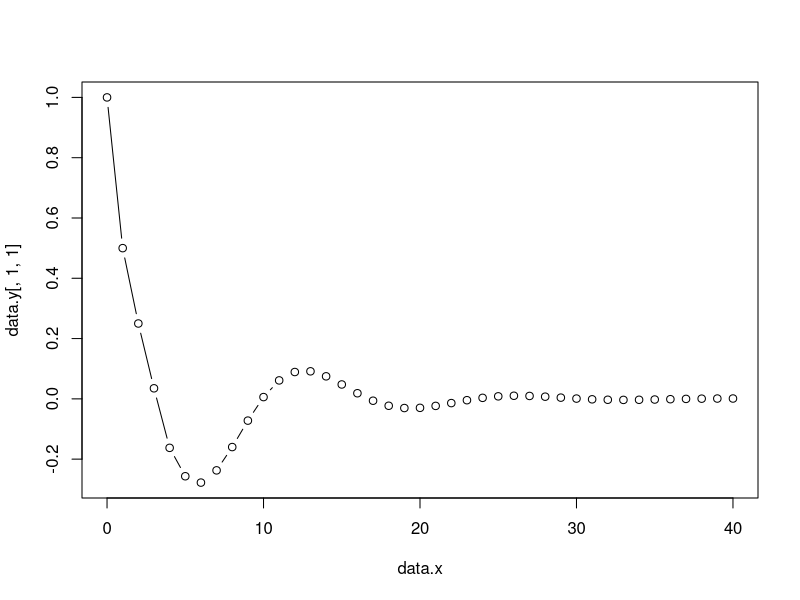
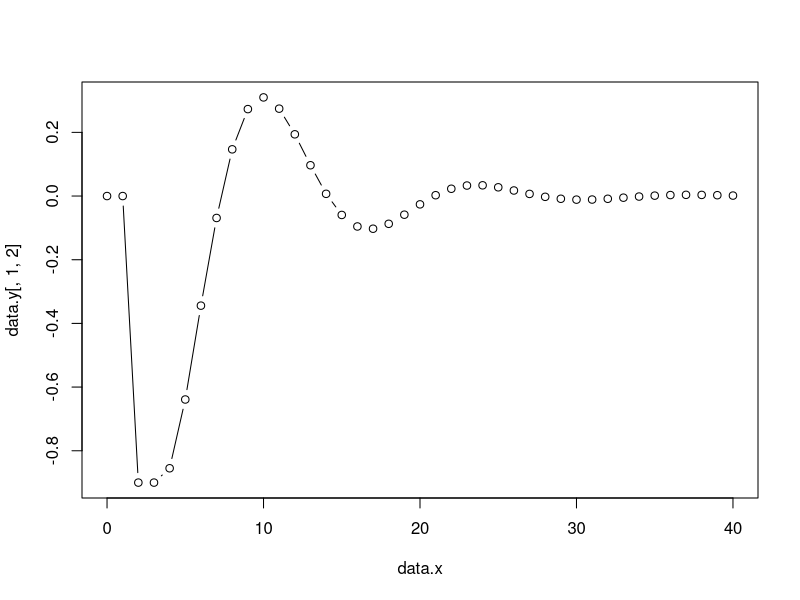
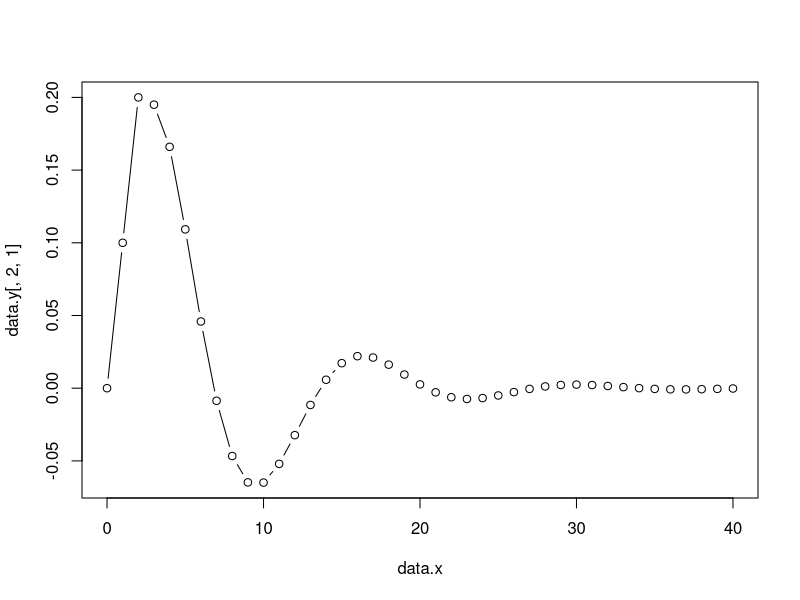
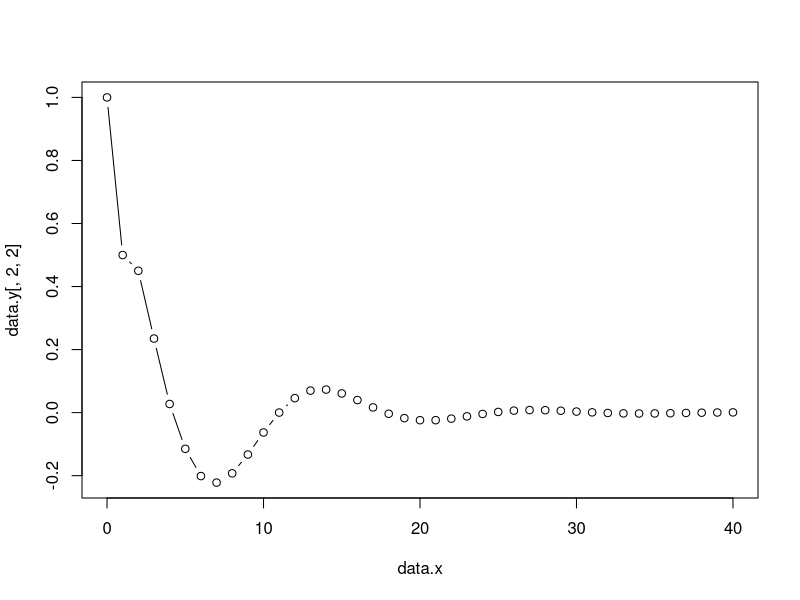

The R source for these figures, in order:
## ---- chunk 1
# max delay of response
max.response = 40

# init 
a1 = matrix(c(0.5,0.1,0,0.5),  2, 2)
a2 = matrix(c(0,0.1,-0.9,0.2), 2, 2)
b = array(NA, c(max.response,2,2))

# first steps
b0  = matrix(c(1,0,0,1), 2, 2)
b[1,,] = a1%*%b0
b[2,,] = a1%*%b[1,,] + a2%*%b0

# rest
for (i in 3:max.response) {
  b[i,,] = a1 %*% b[i-1,,] + a2 %*% b[i-2,,]
}

for (i in 0:10) {
  print(b[i,,])
}
## ---- chunk 2
data.x = 0:max.response

data.y = array(NA, c(max.response+1,2,2))
data.y[1,,] = b0
data.y[2:(max.response+1),,] = b[1:max.response,,]

plot(x=data.x, y=data.y[,1,1], type = "b")
plot(x=data.x, y=data.y[,1,2], type = "b")
plot(x=data.x, y=data.y[,2,1], type = "b")
plot(x=data.x, y=data.y[,2,2], type = "b")
